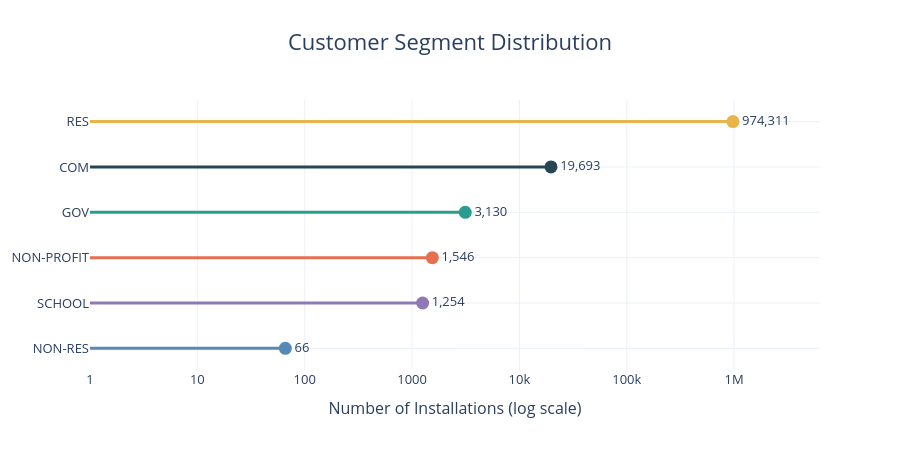

The notebook cell this image was saved under:
### Code cell
import plotly.graph_objects as go

fig = go.Figure()

for segment, row in target_summary.iterrows():

    count = int(row["Count"])
    color = segment_colors[segment]

    fig.add_trace(go.Scatter(
        x=[1, count],
        y=[segment, segment],
        mode="lines",
        line=dict(color=color, width=3),
        hoverinfo="skip",
        showlegend=False
    ))

    fig.add_trace(go.Scatter(
        x=[count],
        y=[segment],
        mode="markers+text",
        marker=dict(size=13, color=color),
        text=[f"{count:,}"],
        textposition="middle right",
        hovertemplate=(
            f"Segment: {segment}<br>"
            f"Installations: {count:,}<br>"
            f"Share: {row['Percentage']:.4f}%"
            "<extra></extra>"
        ),
        showlegend=False
    ))

fig.update_layout(
    title="Customer Segment Distribution",
    title_x=0.5,
    title_font_size=22,
    template="plotly_white",
    height=450,
    font_size=13,
    xaxis=dict(
        type="log",
        title="Number of Installations (log scale)",
        range=[0, 6.8],
        dtick=1
    ),
    yaxis=dict(
        title=None,
        autorange="reversed"
    )
)

fig.show()

### Figure 1 — Plotly figure (JSON) as saved in the notebook; plotly's stock layout.template omitted (floating-point values rounded to 4 significant figures)
{"data": [{"hoverinfo": "skip", "line": {"color": "#E9B44C", "width": 3}, "mode": "lines", "showlegend": false, "type": "scatter", "x": [1, 974311], "y": ["RES", "RES"]}, {"hovertemplate": "Segment: RES<br>Installations: 974,311<br>Share: 97.4311%<extra></extra>", "marker": {"color": "#E9B44C", "size": 13}, "mode": "markers+text", "showlegend": false, "text": ["974,311"], "textposition": "middle right", "type": "scatter", "x": [974311], "y": ["RES"]}, {"hoverinfo": "skip", "line": {"color": "#264653", "width": 3}, "mode": "lines", "showlegend": false, "type": "scatter", "x": [1, 19693], "y": ["COM", "COM"]}, {"hovertemplate": "Segment: COM<br>Installations: 19,693<br>Share: 1.9693%<extra></extra>", "marker": {"color": "#264653", "size": 13}, "mode": "markers+text", "showlegend": false, "text": ["19,693"], "textposition": "middle right", "type": "scatter", "x": [19693], "y": ["COM"]}, {"hoverinfo": "skip", "line": {"color": "#2A9D8F", "width": 3}, "mode": "lines", "showlegend": false, "type": "scatter", "x": [1, 3130], "y": ["GOV", "GOV"]}, {"hovertemplate": "Segment: GOV<br>Installations: 3,130<br>Share: 0.3130%<extra></extra>", "marker": {"color": "#2A9D8F", "size": 13}, "mode": "markers+text", "showlegend": false, "text": ["3,130"], "textposition": "middle right", "type": "scatter", "x": [3130], "y": ["GOV"]}, {"hoverinfo": "skip", "line": {"color": "#E76F51", "width": 3}, "mode": "lines", "showlegend": false, "type": "scatter", "x": [1, 1546], "y": ["NON-PROFIT", "NON-PROFIT"]}, {"hovertemplate": "Segment: NON-PROFIT<br>Installations: 1,546<br>Share: 0.1546%<extra></extra>", "marker": {"color": "#E76F51", "size": 13}, "mode": "markers+text", "showlegend": false, "text": ["1,546"], "textposition": "middle right", "type": "scatter", "x": [1546], "y": ["NON-PROFIT"]}, {"hoverinfo": "skip", "line": {"color": "#8E79B5", "width": 3}, "mode": "lines", "showlegend": false, "type": "scatter", "x": [1, 1254], "y": ["SCHOOL", "SCHOOL"]}, {"hovertemplate": "Segment: SCHOOL<br>Installations: 1,254<br>Share: 0.1254%<extra></extra>", "marker": {"color": "#8E79B5", "size": 13}, "mode": "markers+text", "showlegend": false, "text": ["1,254"], "textposition": "middle right", "type": "scatter", "x": [1254], "y": ["SCHOOL"]}, {"hoverinfo": "skip", "line": {"color": "#5689B5", "width": 3}, "mode": "lines", "showlegend": false, "type": "scatter", "x": [1, 66], "y": ["NON-RES", "NON-RES"]}, {"hovertemplate": "Segment: NON-RES<br>Installations: 66<br>Share: 0.0066%<extra></extra>", "marker": {"color": "#5689B5", "size": 13}, "mode": "markers+text", "showlegend": false, "text": ["66"], "textposition": "middle right", "type": "scatter", "x": [66], "y": ["NON-RES"]}], "layout": {"font": {"size": 13}, "height": 450, "title": {"font": {"size": 22}, "text": "Customer Segment Distribution", "x": 0.5}, "xaxis": {"dtick": 1, "range": [0, 6.8], "title": {"text": "Number of Installations (log scale)"}, "type": "log"}, "yaxis": {"autorange": "reversed", "title": {}}}}
